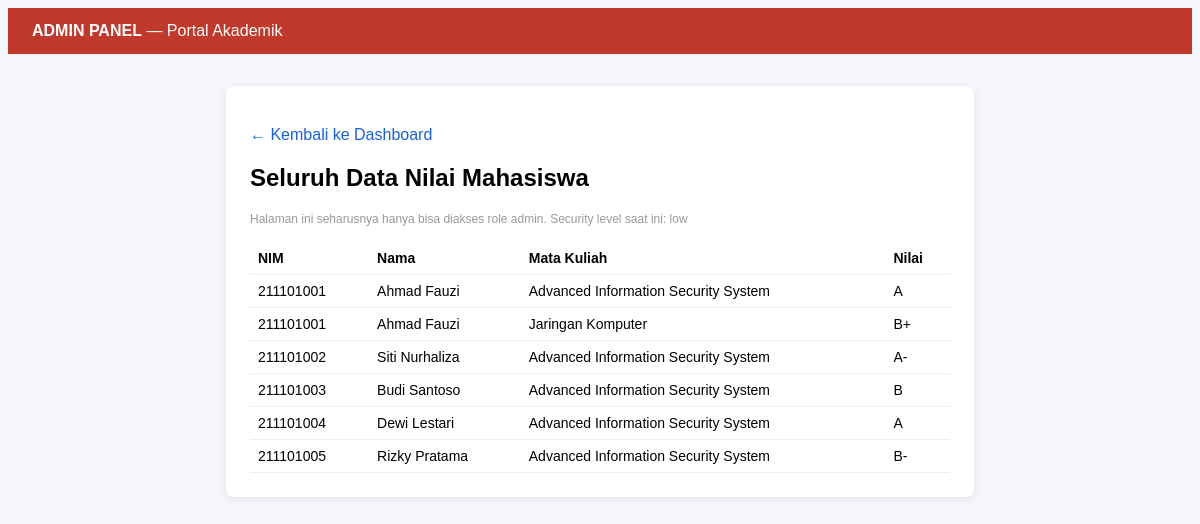
The page /admin/index.php (signed in) on the database its author committed.
### tables this page shows
CREATE TABLE IF NOT EXISTS nilai (
    id INT AUTO_INCREMENT PRIMARY KEY,
    mahasiswa_id INT NOT NULL,
    mata_kuliah VARCHAR(100) NOT NULL,
    nilai VARCHAR(5) NOT NULL,
    FOREIGN KEY (mahasiswa_id) REFERENCES mahasiswa(id)
);

CREATE TABLE IF NOT EXISTS mahasiswa (
    id INT AUTO_INCREMENT PRIMARY KEY,
    nim VARCHAR(20) NOT NULL,
    nama VARCHAR(100) NOT NULL
);

### admin/index.php (the view, shortened to what this page needs)
<?php require '../config.php';
$security = getenv('SECURITY_LEVEL') ?: 'low';
$result = $conn->query("SELECT m.nim, m.nama, n.mata_kuliah, n.nilai, n.id as nilai_id
                         FROM mahasiswa m JOIN nilai n ON n.mahasiswa_id = m.id ORDER BY m.id");
?>
<!DOCTYPE html>
<html lang="id">
<head><meta charset="UTF-8"><title>Admin Panel - Portal Akademik</title>
</head>
<body>
    <nav><strong>ADMIN PANEL</strong> — Portal Akademik</nav>
    <div class="container">
        <p><a href="../dashboard.php">&larr; Kembali ke Dashboard</a></p>
        <h2>Seluruh Data Nilai Mahasiswa</h2>
        <p style="font-size:12px;color:#999;">Halaman ini seharusnya hanya bisa diakses role admin. Security level saat ini: <?= htmlspecialchars($security) ?></p>
        <table>
            <tr><th>NIM</th><th>Nama</th><th>Mata Kuliah</th><th>Nilai</th></tr>
            <?php while ($row = $result->fetch_assoc()): ?>
            <tr>
                <td><?= htmlspecialchars($row['nim']) ?></td>
                <td><?= htmlspecialchars($row['nama']) ?></td>
                <td><?= htmlspecialchars($row['mata_kuliah']) ?></td>
                <td><?= htmlspecialchars($row['nilai']) ?></td>
            </tr>
            <?php endwhile; ?>
        </table>
    </div>
</body>
</html>

### admin/index.php (style rules this page uses)
body { font-family: Arial, sans-serif; background:#f5f6fa; }
nav { background:#c0392b; color:#fff; padding:14px 24px; }
.container { max-width:700px; margin:32px auto; background:#fff; padding:24px; border-radius:8px; box-shadow:0 2px 8px rgba(0,0,0,0.08); }
table { width:100%; border-collapse:collapse; margin-top:16px; }
th, td { text-align:left; padding:8px; border-bottom:1px solid #eee; font-size:14px; }
a { color:#1560E5; text-decoration:none; }

### rows shown on the page
nilai: mahasiswa.nim "211101001", mahasiswa.nama "Ahmad Fauzi", mata_kuliah "Advanced Information Security System", nilai "A"
nilai: mahasiswa.nim "211101001", mahasiswa.nama "Ahmad Fauzi", mata_kuliah "Jaringan Komputer", nilai "B+"
nilai: mahasiswa.nim "211101002", mahasiswa.nama "Siti Nurhaliza", mata_kuliah "Advanced Information Security System", nilai "A-"
nilai: mahasiswa.nim "211101003", mahasiswa.nama "Budi Santoso", mata_kuliah "Advanced Information Security System", nilai "B"
nilai: mahasiswa.nim "211101004", mahasiswa.nama "Dewi Lestari", mata_kuliah "Advanced Information Security System", nilai "A"
nilai: mahasiswa.nim "211101005", mahasiswa.nama "Rizky Pratama", mata_kuliah "Advanced Information Security System", nilai "B-"

### other values the page prints
$security "low"
